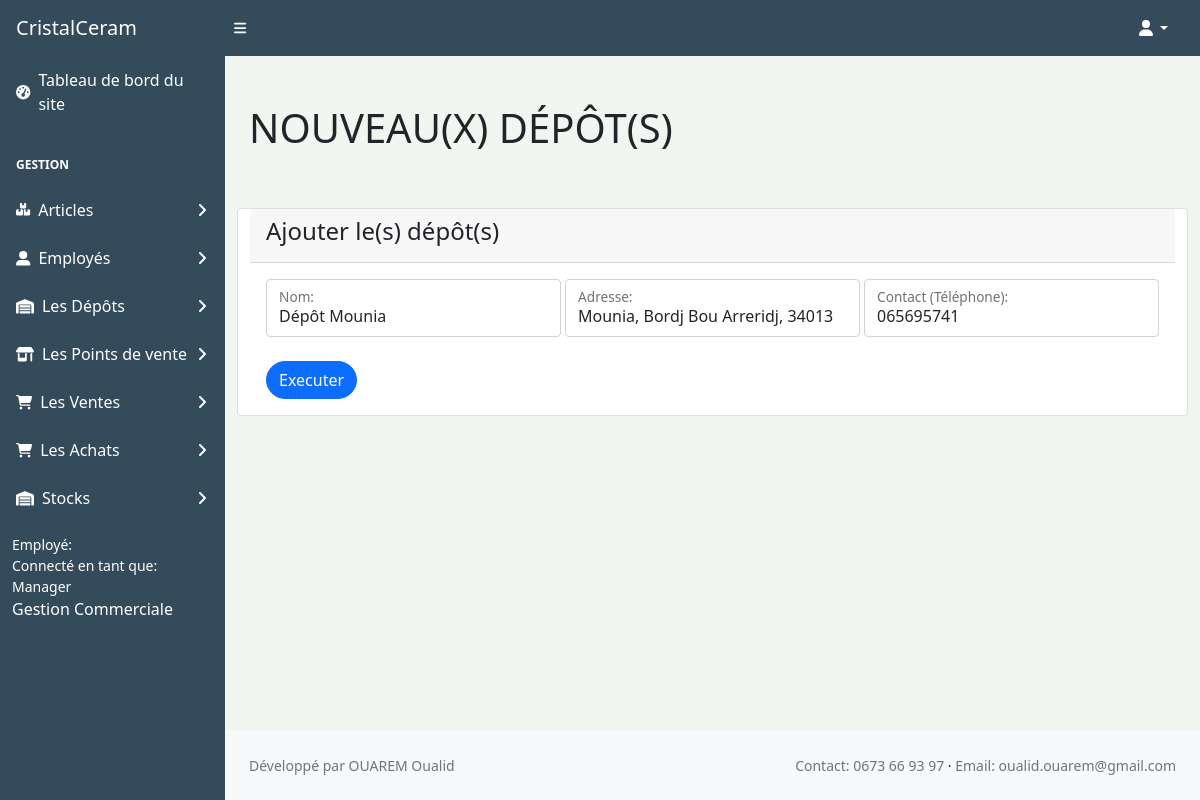
Page /admin/warehouses/1/edit (signed in) on the committed database.
### root/models.py (models this page shows, shortened)
class UserForCompany(db.Model):
    __tablename__="user_for_company"
    id=db.Column(db.Integer, primary_key=True)
    fk_user_id = db.Column(db.Integer, db.ForeignKey('user.id'))
    fk_company_id = db.Column(db.Integer, db.ForeignKey('company.id'))
    fk_warehouse_id = db.Column(db.Integer, db.ForeignKey('warehouse.id'), nullable=True)
    role = db.Column(db.String(10))
    start_from = db.Column(db.DateTime, default = datetime.now())
    end_at = db.Column(db.DateTime)

class Warehouse(db.Model):
    __tablename__="warehouse"
    id = db.Column(db.Integer, primary_key=True)
    name = db.Column(db.String(1500))
    address = db.Column(db.String(1500))
    contact = db.Column(db.String(10))
    fk_company_id = db.Column(db.Integer, db.ForeignKey('company.id'))
    stocks = db.relationship('Stock', backref="warehouse_stocks", lazy="subquery")

### root/admin/routes.py (the view, shortened to what this page needs)
@admin_bp.get('/warehouses/<int:warehouse_id>/edit')
@admin_bp.post('/warehouses/<int:warehouse_id>/edit')
@login_required
def edit_warehouse(warehouse_id):
    form = EditWarehouseForm()
    warehouse = Warehouse.query.get(warehouse_id)
    if not warehouse:
        return render_template('errors/404.html', blueprint="admin_bp")
    if request.method == "GET":
        form.name.data = warehouse.name
        form.contact.data = warehouse.contact
        form.address.data = warehouse.address
    return render_template("admin/new_warehouse.html", form=form)

### root/admin/forms.py
class EditWarehouseForm(FlaskForm):
    name = StringField('Nom:', validators=[DataRequired('Champs obligatoire')])
    address = StringField('Adresse: ', validators=[DataRequired('Champs obligatoire')])
    contact = StringField('Contact (Téléphone): ', validators=[DataRequired('Champs obligatoire')])
    submit = SubmitField('Executer')

### root/admin/routes.py (called while the page is built)
@admin_bp.before_request
def admin_before_request():
    session['role'] = "Manager"
    if current_user.is_authenticated:
        user = UserForCompany.query.filter_by(role="manager").filter_by(fk_user_id=current_user.id).first()
        if not user:
            return render_template('errors/401.html')

### root/models.py (called while the page is built)
@login_manager.user_loader
def user_loader(user_id):
    return User.query.get_or_404(user_id)

### root/templates/admin/new_warehouse.html (shortened to what this page needs)
{% extends "layouts/admin_layout.html" %}
{% block actual_title %}
    Nouveau(x) Dépôt(s)
{% endblock %}
{% block main_tag %}
        <div class="row mt-lg-5">
            <div class="card">
                <div class="card-header card-header-primary">
                    <h4 class="card-title ">Ajouter le(s) dépôt(s)</h4>
                </div>
                <div class="card-body">
                    <form method="post">
                        <div class="row g-1 mb-4">
                            <div class="col-md">
                                <div class="form-floating">
                                    {% if form.name.errors %}
                                        <div class="input-group has-validation">
                                            {{ form.name(class="form-control is-invalid") }}
                                            {% for error in form.name.errors %}
                                                <div class="invalid-feedback">
                                                    {{ error }}
                                                </div>
                                            {% endfor %}
                                        </div>
                                    {% else %}
                                        {{ form.name(class="form-control") }}
                                    {% endif %}
                                    {{ form.name.label }}
                                </div>
                            </div>
                            <div class="col-md">
                                <div class="form-floating">
                                    {% if form.address.errors %}
                                        <div class="input-group has-validation">
                                            {{ form.address(class="form-control is-invalid") }}
                                            {% for error in form.address.errors %}
                                                <div class="invalid-feedback">
                                                    {{error}}
                                                </div>
                                            {% endfor %}
                                        </div>
                                    {% else %}
                                        {{ form.address(class="form-control") }}
                                    {% endif %}
                                    {{ form.address.label }}
                                </div>
                            </div>
                            <div class="col-md">
                                <div class="form-floating">
                                    {% if form.contact.errors %}
                                        <div class="input-group has-validation">
                                            {{ form.contact(class="form-control is-invalid") }}
                                            {% for error in form.contact.errors %}
                                                <div class="invalid-feedback">
                                                    {{error}}
                                                </div>
                                            {% endfor %}
                                        </div>
                                    {% else %}
                                        {{ form.contact(class="form-control") }}
                                    {% endif %}
                                    {{ form.contact.label }}
                                </div>
                            </div>
                        </div>
                        <div class="row">
                            <div class="col-md">
                                {{ form.submit(class="btn btn-primary btn-md", style="border-radius: 20px;") }}
                            </div>
                        </div>
                    </form>
                </div>
            </div>
        </div>
{% endblock %}

### root/templates/layouts/admin_layout.html (shortened to what this page needs)
<!DOCTYPE html>
<html lang="fr">
    <head>
        <link rel="stylesheet" href="{{ url_for('static', filename='css/styles.css') }}">
        <link rel="stylesheet" href="{{ url_for('static', filename='css/all.css') }}">
    </head>
        <body class="sb-nav-fixed">
            <nav class="sb-topnav navbar navbar-custom navbar-expand">
                <a class="navbar-brand ps-3 text-white" href="#">CristalCeram </a>
                <button class="btn btn-sm order-1 order-lg-0 me-4 me-lg-0 btn-custom" id="sidebarToggle" href="#!">
                    <i style="color: white;" class="fas fa-bars"></i>
                </button>
                <ul class="navbar-nav ms-auto ms-md-0 me-3 me-lg-4 text-white">
                    <li class="nav-item dropdown">
                        <a class="nav-link dropdown-toggle" id="navbarDropdown" href="#" role="button" data-bs-toggle="dropdown" aria-expanded="false"><i  class="fas fa-user fa-fw text-white"></i></a>
                    </li>
                </ul>
            </nav>
            <div id="layoutSidenav">
                <div id="layoutSidenav_nav">
                    <nav class="sb-sidenav accordion" style="background-color: #597A96;" id="sidenavAccordion">
                        <div class="sb-sidenav-menu">
                            <div class="nav text-white">
                                <a class="nav-link" href="{{ url_for('admin_bp.index') }}">
                                    <div class="sb-nav-link-icon"><i class="fas fa-tachometer-alt"></i></div>
                                    Tableau de bord du site
                                </a>
                                <div class="sb-sidenav-menu-heading">Gestion</div>
                                <a class="nav-link collapsed" href="#" data-bs-toggle="collapse" data-bs-target="#collapseLayouts" aria-expanded="false" aria-controls="collapseLayouts">
                                    <div class="sb-nav-link-icon"><i class="fa-solid fa-boxes-stacked fa-sm"></i></div>
                                    Articles
                                    <div class="sb-sidenav-collapse-arrow"><i class="fas fa-angle-down"></i></div>
                                </a>
                                <a class="nav-link collapsed" href="#" data-bs-toggle="collapse" data-bs-target="#collapsePages" aria-expanded="false" aria-controls="collapsePages">
                                    <div class="sb-nav-link-icon"><i class="fa-solid fa-user-large"></i></div>
                                    Employés
                                    <div class="sb-sidenav-collapse-arrow"><i class="fas fa-angle-down"></i></div>
                                </a>
                                <a class="nav-link collapsed" href="#" data-bs-toggle="collapse" data-bs-target="#collapseDepot__" aria-expanded="false" aria-controls="collapseDepot">
                                    <div class="sb-nav-link-icon"><i class="fa-solid fa-warehouse"></i></div>
                                    Les Dépôts
                                    <div class="sb-sidenav-collapse-arrow"><i class="fas fa-angle-down"></i></div>
                                </a>
                                <a class="nav-link collapsed" href="#" data-bs-toggle="collapse" data-bs-target="#collapseStore__" aria-expanded="false" aria-controls="collapseDepot">
                                    <div class="sb-nav-link-icon"><i class="fa-solid fa-shop"></i></div>
                                    Les Points de vente
                                    <div class="sb-sidenav-collapse-arrow"><i class="fas fa-angle-down"></i></div>
                                </a>
                                <a class="nav-link collapsed" href="#" data-bs-toggle="collapse" data-bs-target="#collapseSales__" aria-expanded="false" aria-controls="collapsePurchases">
                                    <div class="sb-nav-link-icon"><i class="fa-solid fa-cart-shopping"></i></div>
                                    Les Ventes
                                    <div class="sb-sidenav-collapse-arrow"><i class="fas fa-angle-down"></i></div>
                                </a>
                                <a class="nav-link collapsed" href="#" data-bs-toggle="collapse" data-bs-target="#collapsePurchases__" aria-expanded="false" aria-controls="collapsePurchases">
                                    <div class="sb-nav-link-icon"><i class="fa-solid fa-cart-shopping"></i></div>
                                    Les Achats
                                    <div class="sb-sidenav-collapse-arrow"><i class="fas fa-angle-down"></i></div>
                                </a>
                                <a class="nav-link collapsed" href="#" data-bs-toggle="collapse" data-bs-target="#collapseStocks__" aria-expanded="false" aria-controls="collapseStock">
                                    <div class="sb-nav-link-icon"><i class="fa-solid fa-warehouse"></i>  </div>
                                    Stocks
                                    <div class="sb-sidenav-collapse-arrow"><i class="fas fa-angle-down"></i></div>
                                </a>
                        </div>
                        <div class="sb-sidenav-footer text-white">
                            <div class="small">Employé: {{ session['nom_complet'] }}</div>
                            <div class="small">Connecté en tant que: {{ session['role'] }}</div>
                            Gestion Commerciale
                        </div>
                        </div>
                    </nav>
                </div>
                <div id="layoutSidenav_content">
                    <main>
                        <div class="container-fluid px-4">
                            <h1 class="mt-5" style="text-transform: uppercase;">{% block actual_title %}{% endblock actual_title %}</h1>
                            {% block main_tag %}
                            {% endblock main_tag %}
                        </div>
                    </main>
                    <footer class="py-4 bg-light mt-auto">
                        <div class="container px-4">
                            <div class="d-flex align-items-center justify-content-between small">
                                <div class="text-muted">Développé par OUAREM Oualid</div>
                                <div>
                                    <span class="text-muted">Contact: 0673 66 93 97</span>
                                    &middot;
                                    <span class="text-muted">Email: oualid.ouarem@gmail.com</span>
                                </div>
                            </div>
                        </div>
                    </footer>
                </div>
            </div>
    </body>
</html>

### root/templates/layouts/admin_layout.html (style rules this page uses)
body { background-color: #F2F6F1; }
.nav-link { color: white; }
.navbar-custom, .sb-sidenav-menu, .btn-custom { background-color: #344B5C; }

### rows in the picture
UserForCompany: role "Manager"
Warehouse: name "Dépôt Mounia", address "Mounia, Bordj Bou Arreridj, 34013", contact "065695741"
